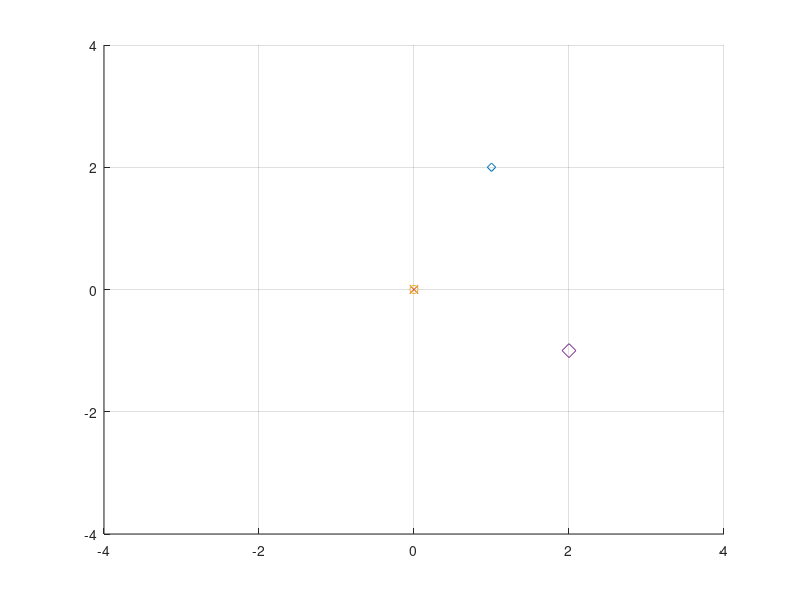

This chart was generated by the following MATLAB code:
clc
clear all
close all

% figure(1)
% grid on;
% hold on;
% 
% arLocX = 0;
% arLocY = 0;
% 
% spX = 0;
% spY = 1;
% 
% yaw = pi/1.2;
% hComp = complex(cos(yaw),sin(yaw));
% hComp2 = complex(spX, spY);
% hComp2 = hComp2/abs(hComp2);
% 
% plot(arLocX, arLocY, '-s')
% plot(spX, spY, 'x')
% plot(real(hComp), imag(hComp), '*');
% plot(real(hComp2), imag(hComp2), 'diamond')
% axis([-4 4 -4 4])
% hold off;
% 
% figure(2)
% grid on;
% hold on;
% 
% newYaw = 2*pi - pi/1.2;
% rotateBy = complex(cos(newYaw), sin(newYaw));
% 
% testHR =     complex((real(hComp)*real(rotateBy)-imag(hComp)*imag(rotateBy)),(real(hComp)*imag(rotateBy)+imag(hComp)*real(rotateBy))) 
% testNewSPH = complex((real(hComp2)*real(rotateBy)-imag(rotateBy)*imag(hComp2)),(real(hComp2)*imag(rotateBy)+imag(hComp2)*real(rotateBy)))
% 
% plot(arLocX, arLocY, '-s')
% plot(real(testHR),imag(testHR), '*')
% plot(real(testNewSPH),imag(testNewSPH),'diamond')
% axis([-4 4 -4 4])
% 
% hold off;
% 
% figure(3)
% hold on;
% grid on;
% 
% spX = 3;
% spY = 3;
% 
% locX = 1;
% locY = 3;
% % rotate by 90
% dirComp = complex((spX - locX), (spY - locY));
% dirComp2 = complex(-imag(dirComp), -real(dirComp));
% plot(real(dirComp),imag(dirComp),'diamond')
% plot(real(dirComp2), imag(dirComp2), 'x')
% plot(0,0,'o')
% axis([-4 4 -4 4])
% 
% hold off;

% figure(4)
% hold on;
% grid on;
% 
% spX = 3;
% spY = 3;
% 
% locX = 1;
% locY = 3;
% % rotate about a point by 90
% dirComp = complex((spX - locX), (spY - locY));
% dirComp2 = complex(-imag(dirComp) + 2, -real(dirComp));
% plot(real(dirComp),imag(dirComp),'diamond')
% plot(real(dirComp2), imag(dirComp2), 'x')
% plot(0,0,'o')
% axis([-4 4 -4 4])
% 
% hold off;

figure(4)
hold on;
grid on;

spX = 2;
spY = 3;

locX = 1;
locY = 1;

% zero out
offsetX = locX;
offsetY = locY;

locX = locX - offsetX;
locY = locY - offsetY;
spX = spX - offsetX;
spY = spY - offsetY;

%plot  
plot(spX, spY,'diamond')
plot(locX, locY, 'x')
plot(0,0,'o')
axis([-4 4 -4 4])

% now rotate
rotateYaw = -pi/2;
rotateBy = complex(cos(rotateYaw), sin(rotateYaw));
spComplex = complex((spX*real(rotateBy)-spY*imag(rotateBy)),(spX*imag(rotateBy)+spY*real(rotateBy)));
plot(real(spComplex), imag(spComplex), 'diamond', 'MarkerSize', 10)

hold off;
